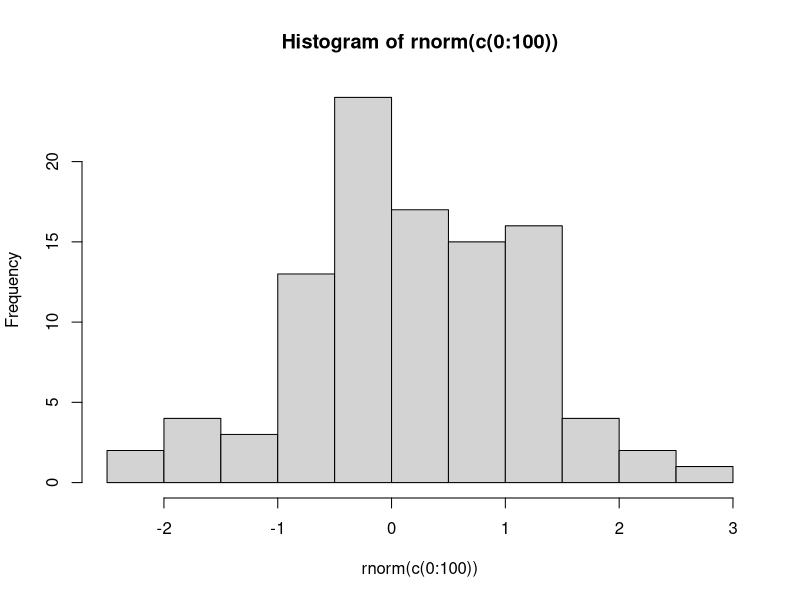
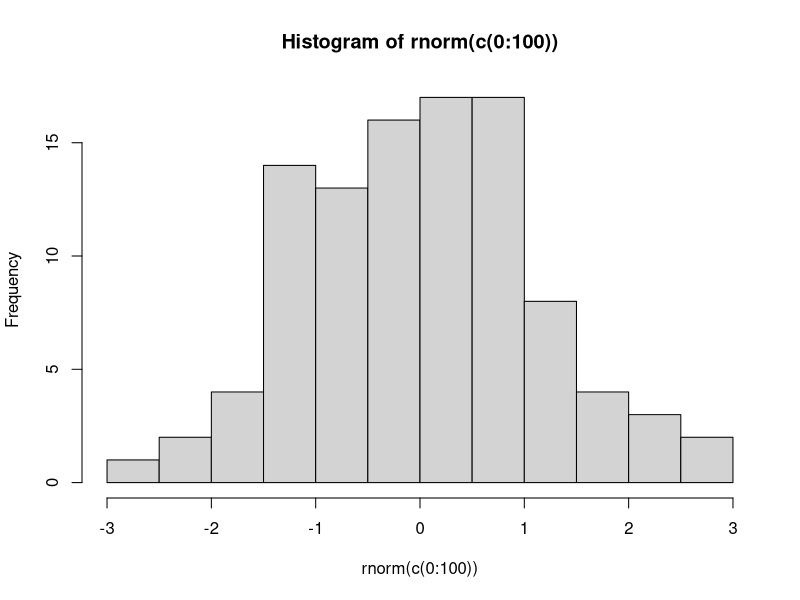

These charts were generated, in order, by the following R code:
## ---- chunk 1
knitr::opts_chunk$set(echo = FALSE)

# Learn more about creating websites with Distill at:
# https://rstudio.github.io/distill/website.html
hist(rnorm(c(0:100)))
## ---- chunk 2
hist(rnorm(c(0:100)))
